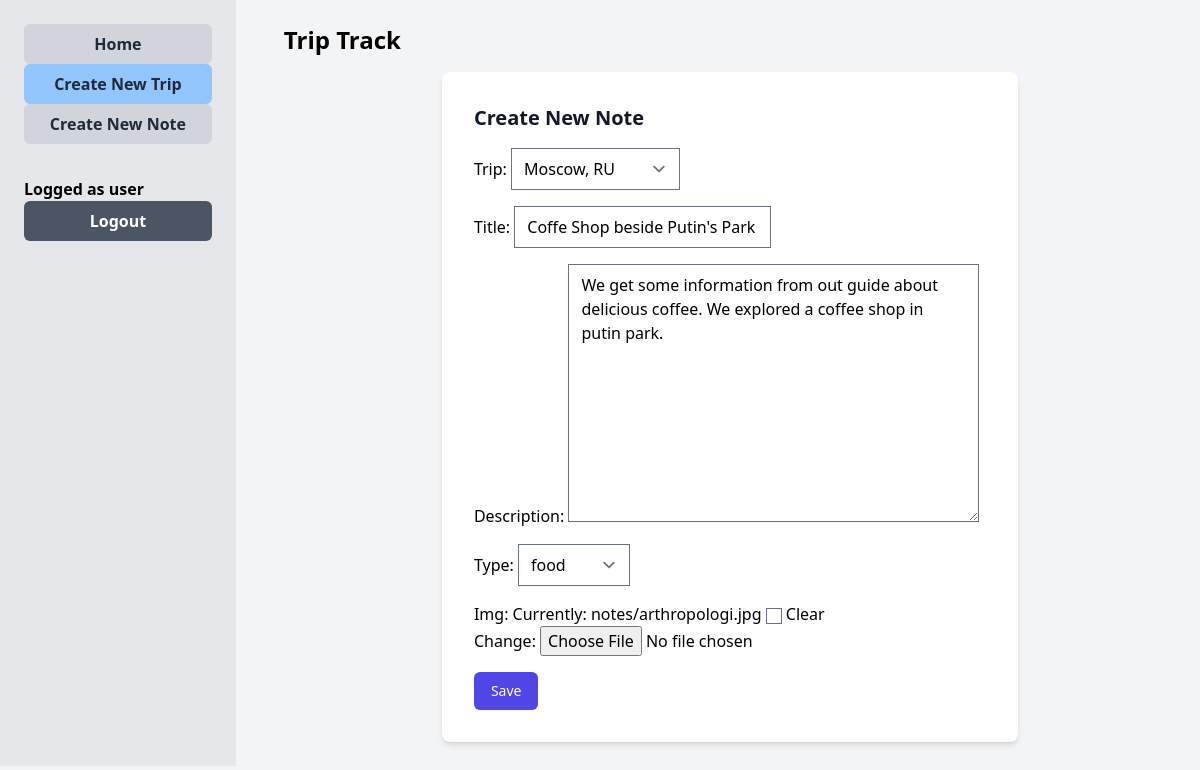
The app's page /dashboard/note/update/2 (signed in) with its own data.
### trip/models.py (models this page shows, shortened)
class Note(models.Model):
    EXCURSIONS = (
        ("Event", "event"),
        ("Food", "food"),
        ("General", "general"),
        ("Places", "places"),
    )
    trip = models.ForeignKey(Trip, on_delete=models.CASCADE, related_name='notes')
    title = models.CharField(max_length=100)
    description = models.TextField()
    type = models.CharField(max_length=100, choices=EXCURSIONS, default=(('general','General')))
    img = models.ImageField(upload_to='notes', null=True, blank=True)

### trip/views.py (the view)
# urls.py: path('note/update/<int:pk>', views.update_note, name='note_update'),
@login_required
def update_note(request, pk):
    note = get_object_or_404(Note, pk=pk)
    trips = Trip.objects.filter(traveller=request.user)
    if request.method == 'POST':
        form = CreateNoteForm(request.POST, request.FILES, instance=note)
        if form.is_valid():
            note = form.save(commit=False)
            note.save()
            return redirect('note_list')
    else:
        form = CreateNoteForm(instance=note)
        form.fields['trip'].queryset = trips  # show only user's trips
    return render(request, 'trip/note_form.html', {'form': form, 'note': note})

### trip/forms.py (shortened to what this page needs)
class CreateNoteForm(forms.ModelForm):
    class Meta:
        model = Note
        fields = ['trip', 'title', 'description', 'type', 'img']

### trip/models.py (called while the page is built)
    def __str__(self):
        return f"{self.city}, {self.country} "

### trip/templates/trip/note_form.html (shortened to what this page needs)
{% extends 'index.html' %}
{% block content %}
{% load tailwind_filters %}
<div class="w-full max-w-md mx-auto bg-white rounded-lg shadow-md overflow-hidden md:max-w-xl">
  <div class="p-6 space-y-4 md:p-8">
    <h1 class="text-xl font-semibold text-gray-900">Create New Note</h1>
    <form  method="post" enctype="multipart/form-data" class="space-y-4">
          {{ form.as_p }}
       <div>
        <button type="submit"
          class="inline-flex items-center px-4 py-2 border border-transparent rounded-md shadow-sm text-sm font-medium text-white bg-indigo-600 hover:bg-indigo-700 focus:outline-none focus:ring-2 focus:ring-offset-2 focus:ring-indigo-500">
          Save
        </button>
      </div>
    </form>
  </div>
</div>
{% endblock %}

### theme/templates/base.html (shortened to what this page needs)
{% load static tailwind_tags %}
<!DOCTYPE html>
<html lang="en">
<head> <meta charset="UTF-8">
    {% tailwind_css %}
</head>
<body class="bg-gray-100"> <div class="flex">
    <aside class="w-1/5 bg-gray-200 p-6">
        {% if user.is_authenticated %}
        <ul class="space-y-2">
            <li> <a href="/">
                <button class="bg-gray-300 hover:bg-gray-400 text-gray-800 font-bold py-2 px-4 rounded-md w-full"> Home </button>
                </a>
            </li>
            <li> <a href="{% url 'trip_form' %}">
                <button class="bg-blue-300 hover:bg-blue-400 text-gray-800 font-bold py-2 px-4 rounded-md w-full"> Create New Trip </button> </a>
            </li> <li> <a href="{% url 'note_form' %}"> <button class="bg-gray-300 hover:bg-gray-400 text-gray-800 font-bold py-2 px-4 rounded-md w-full">Create New Note </button>
        </a> </li> </ul>
                                <hr class="my-4">
            <ul class="space-y-2">
                <li class="text-orange font-bold">Logged as {{ user.username }}</li>
                <form action="{% url 'logout' %}" method="post" class="mt-2">
                    <input
                        type="submit"
                        value="Logout"
                        class="bg-gray-600 hover:bg-gray-400 text-white font-bold py-2 px-4 w-full rounded-md cursor-pointer"
                    >
                </form>
            </ul>
        {% endif %}
    </aside>
    <main class="w-4/5 ml-6 p-6">
        <h1 class="text-2xl font-bold mb-4">
            <a href="/" class="hover:underline">Trip Track</a>
        </h1>
        {% block content %}
        {% endblock %}
    </main>
</div>

### records on screen
Note: trip "Moscow, RU", title "Coffe Shop beside Putin's Park", description "We get some information from out guide about delicious coffee. We explored a coffee shop in putin park.", type "food"

### other values on screen
{{ user.username }} "user"
